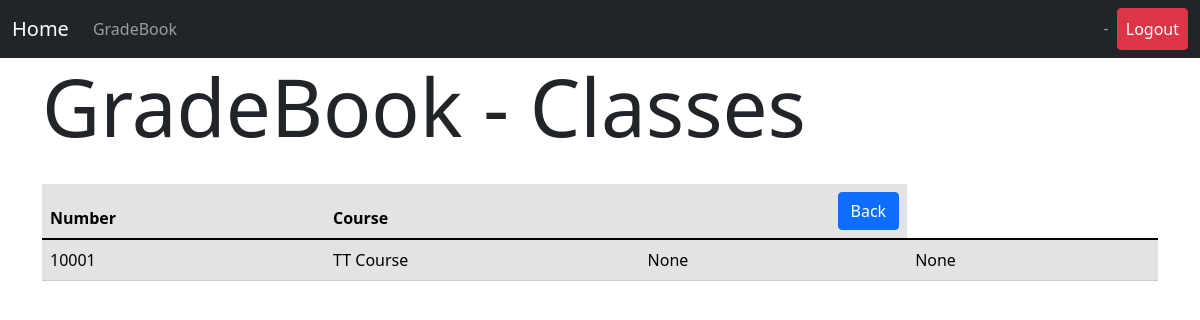
Before: /gradebook/2/classes (signed in) with the older database file.
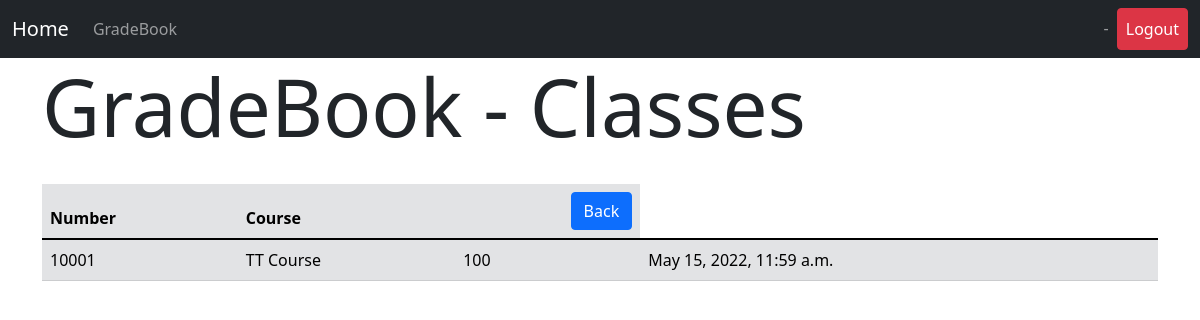
After: the same page with the newer database file.
### gradebook/models.py (models this page shows, shortened)
class StudentEnrolment(models.Model):
    student = models.ForeignKey(Student, on_delete=models.CASCADE)
    class1 = models.ForeignKey(Class, on_delete=models.CASCADE)
    grade = models.PositiveIntegerField(validators=[MaxValueValidator(100)], blank=True, null=True)
    enrollTime = models.DateTimeField(auto_now_add=True)
    gradeTime = models.DateTimeField(blank=True, null=True)

### gradebook/views.py (the view)
# urls.py: path('gradebook/<int:pk>/classes', gradebook_class, name='classes_gradebook'),
def gradebook_class(request, pk):
    classes = Class.objects.filter(semester_id=pk)
    studentEnrolment = StudentEnrolment.objects.all()
    context = {
        "classes": classes,
        "studentEnrolment": studentEnrolment
    }
    return render(request, 'gradebook/classes_gradebook.html', context)

### gradebook/models.py (called while the page is built)
    def __str__(self):
        return self.name

### gradebook/templates/gradebook/classes_gradebook.html (shortened to what this page needs)
{% extends "base.html" %}
{% block content %}
    <h1 class="display-1" style="margin-bottom: 30px">GradeBook - Classes</h1>
    <table class="table table-secondary table-hover">
        <thead>
        <tr>
            <th scope="col">Number</th>
            <th scope="col">Course</th>
            <th>
                <a href="{% url "semesters_gradebook" %}" class="btn btn-primary" style="float: right;">Back</a>
            </th>
        </tr>
        </thead>
        <tbody>
        {% for class in classes %}
            {% for enrolment in studentEnrolment %}
                {% if enrolment.class1.id == class.id and user == enrolment.student.user %}
                    <td>{{ class.number }}</td>
                    <td>{{ class.course }}</td>
                    <td>{{ enrolment.grade }}</td>
                    <td>{{ enrolment.gradeTime }}</td>
                    <td></td>
                {% endif %}
            {% endfor %}
        {% endfor %}
        </tbody>
    </table>
{% endblock %}

Changed rows visible on the page:
changed StudentEnrolment: grade "None" → "100"; gradeTime "None" → "May 15, 2022, 11:59 a.m."
